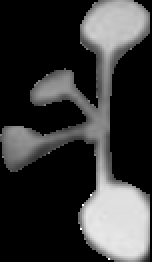
#> input picture 0.png, 76 x 131 px (shown 2 times larger); its folder holds 4 pictures in this run
$ python themo_3_modified.py
#> lines starting #> are read from the running program, lines starting #| are printed output that depends on the picture; after the words box and inside, x2 and y2 are one past the last pixel; in counts of white or black regions, pixels touching at a corner belong together; long printed decimals are rounded
#プレビュー上で投げ縄で場所を選んでコピーし、PhotoShopでクリップボードを介して開き、pngで保存する。
#そのpngファイルを以下に投げる
import cv2
import numpy as np
from PIL import ImageGrab, Image
import matplotlib.pyplot as plt
#im = ImageGrab.grabclipboard() #直接的なクリップボード経由はどうもいまいち！！
#im.save('im.png')

#name each image as number+.png
name = ['左上', '左下', '右上', '右下', 'max_temp', 'min_temp']

for i, w in enumerate(name):
    im = cv2.imread(str(i) + '.png')
#> im is the input picture: shape (131, 76, 3); min 0, max 255, mean 55.9
    gray = cv2.cvtColor(im, cv2.COLOR_BGR2GRAY)
    gray_min = np.array([0])
    gray_max = np.array([254])
    mask = cv2.inRange(gray, gray_min,  gray_max)
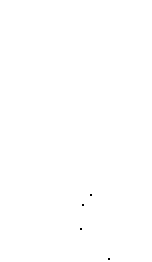
#> mask: shape (131, 76) (shown 2 times larger); 100% white; black in thin lines or dots, all inside (x1, y1, x2, y2) = (40, 97, 55, 130)
    #im = np.array(mask)
    plt.imshow(mask)
    #plt.show()
    mean_val = cv2.mean(gray,mask=mask)
#> mean_val = (55.82, 0, 0, 0)
    print(w)
    print(mean_val)
#| (55.824, 0.0, 0.0, 0.0)
#> pass 2 of the loop `for i, w in enumerate(name):`:
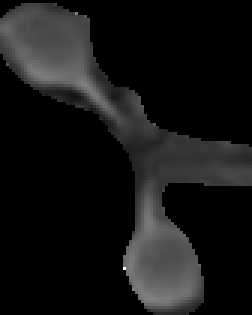
#> input picture 1.png, 84 x 105 px (shown 3 times larger)
#> im is the input picture: shape (105, 84, 3); min 0, max 255, mean 21.5
#> gray: shape (105, 84)
#> `mask = cv2.inRange(gray, gray_min,  gray_max)`:
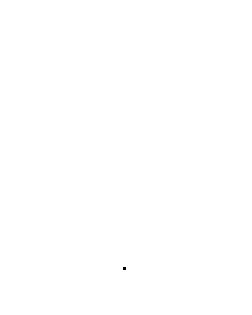
#> mask: shape (105, 84) (shown 3 times larger); 100% white; black in thin lines or dots, all inside (x1, y1, x2, y2) = (41, 89, 42, 90)
#> mean_val = (21.44, 0, 0, 0)
#| (21.443, 0.0, 0.0, 0.0)
#> pass 3 of the loop `for i, w in enumerate(name):`:
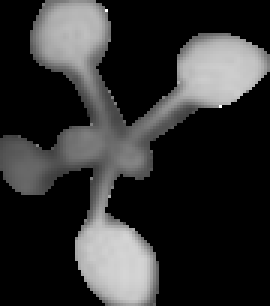
#> input picture 2.png, 90 x 102 px (shown 3 times larger)
#> im is the input picture: shape (102, 90, 3); min 0, max 255, mean 48.3
#> gray: shape (102, 90)
#> `mask = cv2.inRange(gray, gray_min,  gray_max)`:
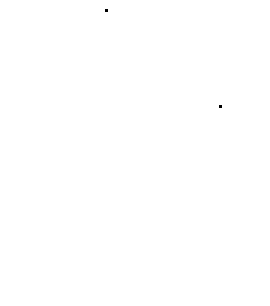
#> mask: shape (102, 90) (shown 3 times larger); 100% white; black in thin lines or dots, all inside (x1, y1, x2, y2) = (35, 3, 74, 36)
#> mean_val = (48.29, 0, 0, 0)
#| (48.286, 0.0, 0.0, 0.0)
#> (the run stopped early here; a loop or call above may not have finished)
